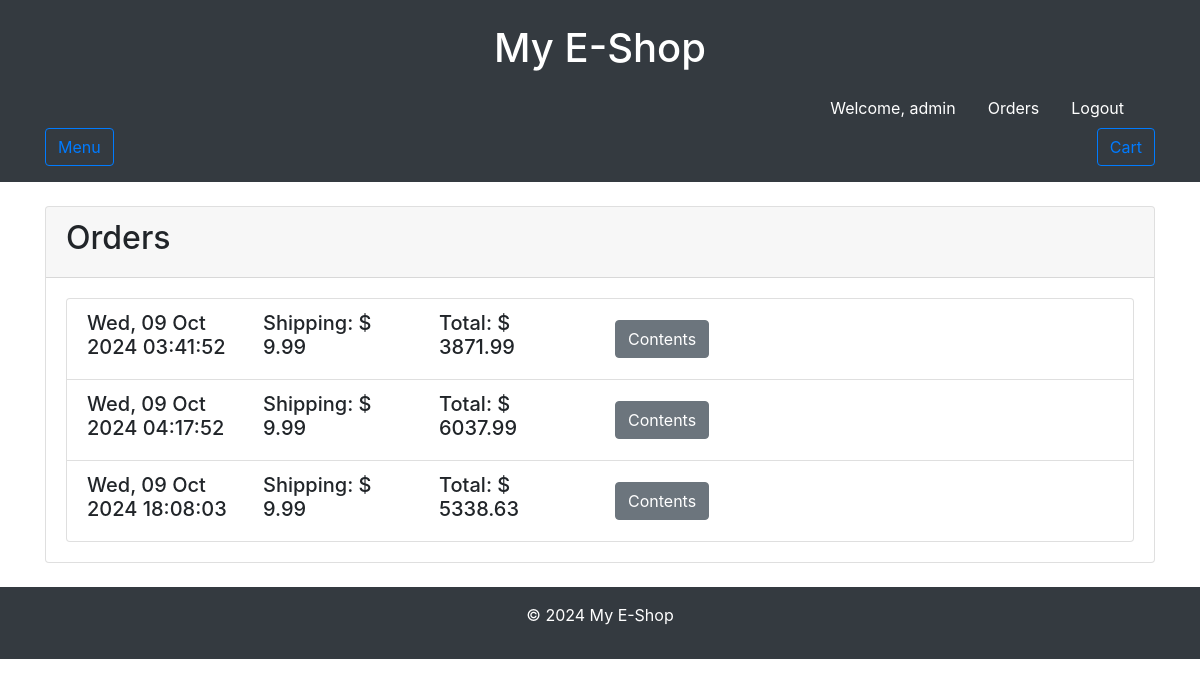
Page /orders (signed in) on the earlier database version.
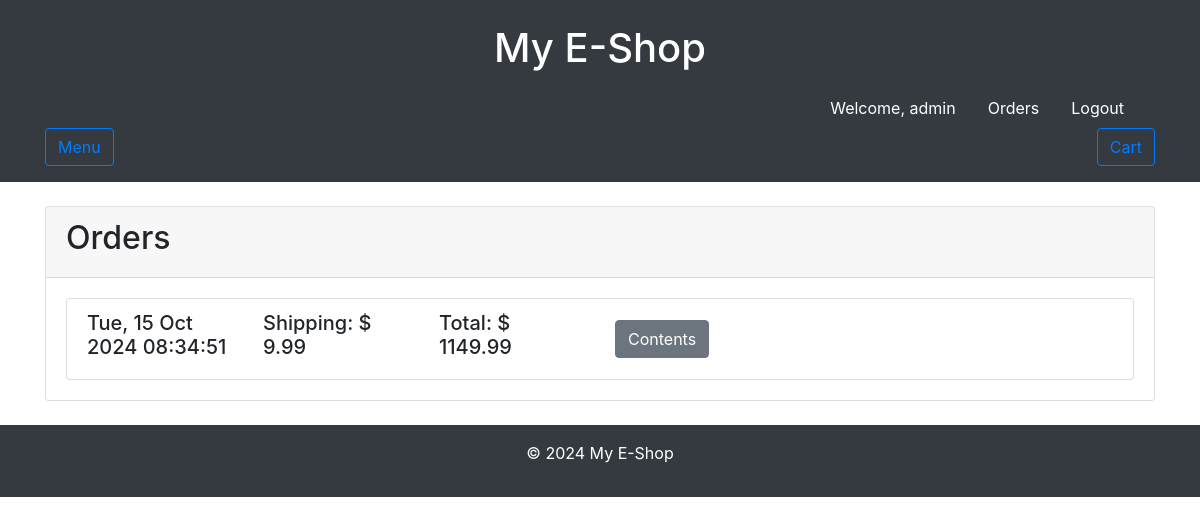
Same page on the later database version.
### tables this page shows
CREATE TABLE orders (
    id INTEGER PRIMARY KEY AUTOINCREMENT,
    user_id INTEGER NOT NULL,
    the_date TEXT NOT NULL,
    shipping_cost REAL NOT NULL,
    total_cost REAL NOT NULL,
    FOREIGN KEY (user_id) REFERENCES users(id) ON DELETE CASCADE
);

### app.py (the view)
@app.route('/orders')
def orders():
    if 'user_id' not in session:
        return redirect('/login')
    query = """SELECT * FROM orders WHERE user_id = ? """
    orders = (SQL(query, (session['user_id'],)))
    query = """SELECT P.img_route, P.title, OP.quantity, P.price FROM orderss_products AS OP, products AS P
                WHERE OP.order_id = ? AND
                      OP.product_id = P.id AND
                      active = "True"
            """
    products = {}
    for order in orders:
        order_id = order['id']
        products[order_id] = SQL(query, (order_id,))
    return render_template('orders.html', orders=orders, products=products)

### app.py (called while the page is built)
@app.after_request
def after_request(response):
    response.headers["Cache-Control"] = "no-cache, no-store, must-revalidate"
    response.headers["Expires"] = 0
    response.headers["Pragma"] = "no-cache"
    return response

### helpers.py (called while the page is built)
def SQL(query, params=()):
    try:
        with sqlite3.connect(DATABASE) as connect:
            connect.row_factory = sqlite3.Row
            c = connect.cursor()
            c.execute(query, params)
            tasks = c.fetchall()
        return tasks
    except sqlite3.Error as e:
        print(f"SQLite error: {e}")
        return -1
    except Exception as e:
        print(f"Unexpected error: {e}")
        return -1

### templates/orders.html (shortened to what this page needs)
{% extends 'layout.html' %}
{% block content %}
    <div class="card">
        <div class="card-header">
            <h2>Orders</h2>
        </div>
        <div class="card-body">
            <ul class="list-group">
                {% for order in orders %}
                    <li class="list-group-item">
                        <div class="row align-items-center">
                            <div class="col-md-2">
                                <h5>{{ order.the_date }}</h5>
                            </div>
                            <div class="col-md-2">
                                <h5>Shipping: $ {{ order.shipping_cost }}</h5>
                            </div>
                            <div class="col-md-2">
                                <h5>Total: $ {{ order.total_cost }}</h5>
                            </div>
                            <div class="col-md-2">
                                <button class="btn btn-secondary" type="button" data-toggle="collapse" data-target="#contents_collapse_{{ order.id }}" aria-expanded="false" aria-controls="contents_collapse_{{ order.id }}">Contents</button>
                            </div>
                        </div>
                    </li>
                {% endfor %}
            </ul>
        </div>
    </div>
{% endblock %}

### templates/layout.html (shortened to what this page needs)
<!doctype html>
<html lang="en">
    <head>
        <link href="https://stackpath.bootstrapcdn.com/bootstrap/4.5.2/css/bootstrap.min.css" rel="stylesheet">
        <link rel="stylesheet" href="{{ url_for('static', filename='styles.css') }}">
    </head>
    <body>
        <header class="bg-dark text-white py-3">
            <div class="container">
                <div class="col text-center">
                    <a class="h1 nav-link text-white" href="{{ url_for('index') }}">My E-Shop</a>
                </div>
                <div class="col-auto ml-auto d-flex align-items-center">
                    <div class="ml-auto d-flex">
                        {% if session.get('username') %}
                            <span class="nav-link text-white">Welcome, {{ session['username'] }}</span>
                            <a class="nav-link text-white" href="{{ url_for('orders') }}">Orders</a>
                            <a class="nav-link text-white" href="{{ url_for('logout') }}">Logout</a>
                        {% else %}
                            <a class="nav-link text-white" href="{{ url_for('login') }}">Login</a>
                            <a class="nav-link text-white" href="{{ url_for('register') }}">Register</a>
                        {% endif %}
                    </div>
                </div>
                <div class="row align-items-center">
                    <div class="col-auto">
                        <button class="btn btn-outline-primary" type="button" id="menuButton" data-toggle="collapse" data-target="#menu_collapse" aria-expanded="false" aria-controls="menu_collapse">Menu</button>
                    </div>
                    <div class="col-auto ml-auto d-flex align-items-center">
                        <button id="actionButton" class="btn btn-outline-primary">Cart</button>
                    </div>
                </div>
            </div>
        </header>
        <main class="container my-4">
            {% block content %}{% endblock %}
        </main>
        <footer class="bg-dark text-white text-center py-3">
            <p>&copy; 2024 My E-Shop</p>
        </footer>
    </body>
</html>

Differences in the rows shown:
removed orders: the_date "Wed, 09 Oct 2024 04:17:52", shipping_cost "9.99", total_cost "6037.99"
removed orders: the_date "Wed, 09 Oct 2024 18:08:03", shipping_cost "9.99", total_cost "5338.63"
changed orders: the_date "Wed, 09 Oct 2024 03:41:52" → "Tue, 15 Oct 2024 08:34:51"; total_cost "3871.99" → "1149.99"
